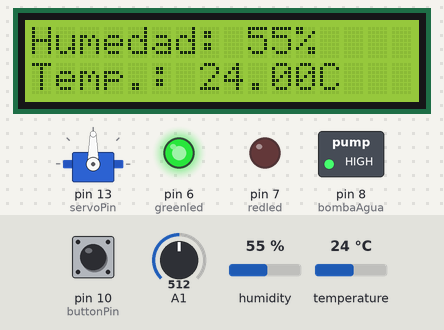
A sketch run on a simulated Arduino Uno, built with avr-gcc and run on an emulated ATmega328P. Parts: 16×2 character LCD, servo, switched loads named in the sketch (green lamp = pin HIGH), output pins drawn as LEDs (lit = HIGH). The test bench sets the inputs (shaded band); at power-on: pin 10 (buttonPin) HIGH, humidity 55 %, A1 = 512, temperature 24 °C. What the sketch prints to the serial monitor is not drawn.

Above: at 1.2 s.
1.3 s: pin 10 (buttonPin) pulled LOW for 1.25 s
At 2.9 s:
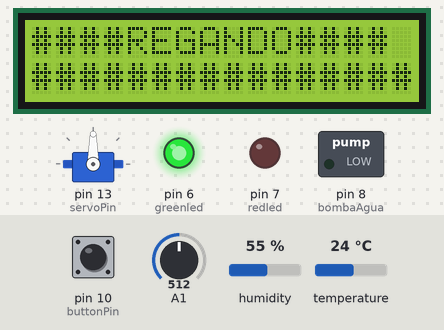
4.6 s: humidity set to 58 %
At 7.3 s:
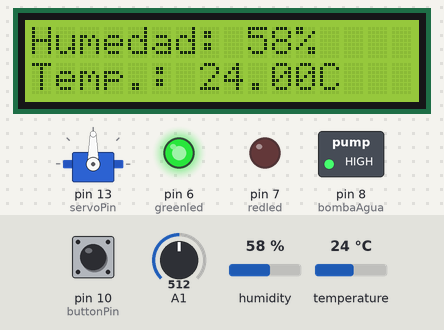
7.6 s: humidity set to 61 %
At 8.8 s:
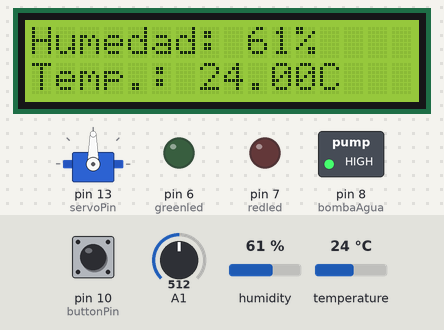
9.7 s: humidity set to 70 %
At 11.4 s:
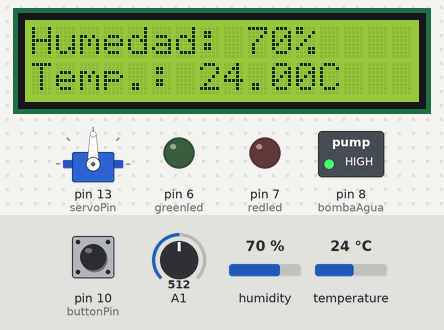
11.7 s: humidity set to 73 %
At 13.2 s:
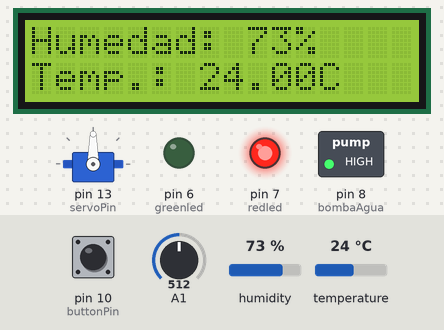
13.8 s: A1 set to 716
At 14.8 s:
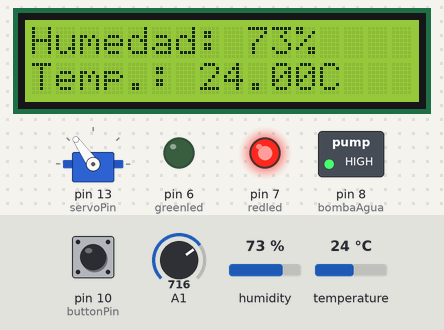
Timing chart, 0 to 16.8 s (numbered marks = the images above; inputs shaded):
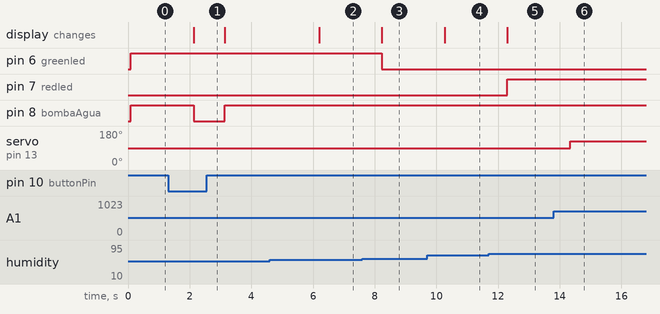

Measured:
- the behaviour switches between 59 and 60 % on humidity (found by bisection; images 2 and 3)
- the behaviour switches between 71 and 72 % on humidity (found by bisection; images 4 and 5)
- after the input at 1.3 s, pin 8 (bombaAgua): HIGH → LOW after 0.83 s, → HIGH 1.0 s later; the display: changes after 0.83 s (image 1)
- after the input at 4.6 s, the display: changes after 1.6 s (image 2)
- after the input at 7.6 s, pin 6 (greenled): HIGH → LOW after 0.63 s; the display: changes after 0.63 s (image 3)
- after the input at 9.7 s, the display: changes after 0.57 s (image 4)
- after the input at 11.7 s, pin 7 (redled): LOW → HIGH after 0.60 s; the display: changes after 0.60 s (image 5)
- after the input at 13.8 s, servo on pin 13 (servoPin): 90° → 125° after 0.54 s

The sketch:

PROYECTO_INNOVACION.ino
```cpp
 #include <LiquidCrystal.h>
#include <Servo.h>
#include <DHT.h>
#include <DHT_U.h>

// Definir pines
int rs = 12, e = 11, d4 = 5, d5 = 4, d6 = 3, d7 = 2;
int greenled = 6, redled = 7, bombaAgua = 8, buttonPin = 10, servoPin = 13;
int Y = 0, Min = 60, Max = 72; // Humedad mínima y máxima
int dhtPin = 9;

Servo myServo;
LiquidCrystal lcd(rs, e, d4, d5, d6, d7);
#define Type DHT11
DHT HT(dhtPin, Type);

// Variables globales
int humidity;
float tempC;
int buttonState = 0;
int drtmi=1000;

void setup() {
  lcd.begin(16, 2);
  Serial.begin(9600);
  pinMode(redled, OUTPUT);
  pinMode(greenled, OUTPUT);
  pinMode(bombaAgua, OUTPUT);
  pinMode(buttonPin, INPUT_PULLUP);
  myServo.attach(servoPin);
  HT.begin();
}

void loop() {
  // Leer sensor y botón
  leerSensorDHT();
  buttonState = digitalRead(buttonPin);


  // Mostrar datos en pantalla LCD
  mostrarDatosEnLCD();

  // Control de LEDs basado en la humedad
  controlLEDs();

  // Control del servo con el joystick
  controlServo();

  // Control de la bomba de agua con el botón
  controlBombaAgua();

  // Verificación del sensor DHT


  delay(1000); // Esperar antes de la próxima actualización
}

// Función para leer los datos del sensor DHT
void leerSensorDHT() {
  humidity = HT.readHumidity();
  tempC = HT.readTemperature();
}

// Función para mostrar datos en el LCD
void mostrarDatosEnLCD() {
  lcd.setCursor(0, 0);
  lcd.print("Humedad: ");
  lcd.print(humidity);
  lcd.print("%   ");

  lcd.setCursor(0, 1);
  lcd.print("Temp.: ");
  lcd.print(tempC);
  lcd.print("C   ");
}

// Función para controlar los LEDs
void controlLEDs() {
  if (humidity < Min) {
    digitalWrite(redled, LOW);
    digitalWrite(greenled, HIGH);
    Serial.println("LED verde encendido: Humedad baja");
  } else if (humidity >= Max) {
    digitalWrite(redled, HIGH);
    digitalWrite(greenled, LOW);
    Serial.println("LED rojo encendido: Humedad alta");
  } else {
    digitalWrite(redled, LOW);
    digitalWrite(greenled, LOW);
    Serial.println("Ambos LEDs apagados: Humedad normal");
  }
}

// Función para controlar el servo
void controlServo() {
  Y = analogRead(A1);
  int angle = map(Y, 0, 1023, 0, 180);
  myServo.write(angle);
}

// Función para controlar la bomba de agua
void controlBombaAgua() {
  if (buttonState == HIGH) {


    digitalWrite(bombaAgua, HIGH);
  }


   else {
    digitalWrite(bombaAgua, LOW);
       lcd.clear();
    lcd.setCursor(0, 0);
    lcd.print("####REGANDO####");
    lcd.setCursor(0, 1);
    lcd.print("################");
  }
}

// Función para verificar el estado del sensor DHT
void verificarSensorDHT() {
  if (isnan(humidity) || isnan(tempC)) {
    lcd.clear();
    lcd.setCursor(0, 0);
    lcd.print("####ERROR####");
    lcd.setCursor(0, 1);
    lcd.print("##NO-SENSOR-DHT##");
    Serial.println("Error: Sensor DHT no conectado o no funcionando");
  }
}
```
